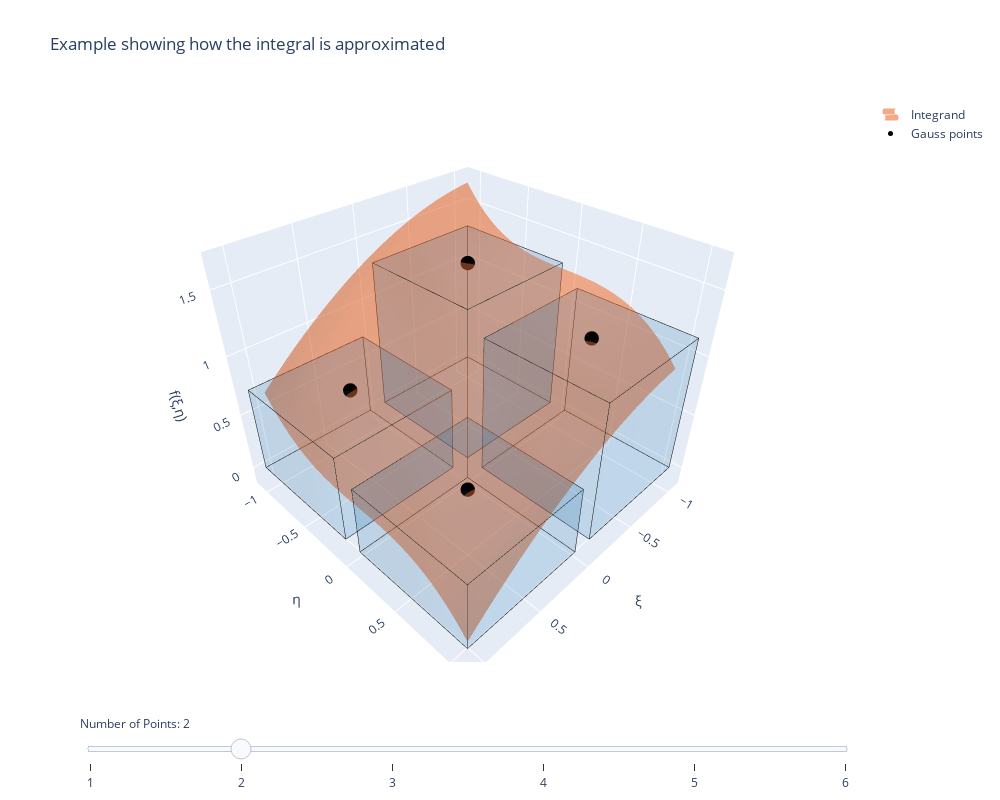

Write notebook code for a chart like this one.
### Code cell
import numpy as np
import plotly.graph_objects as go

# Integrand
def f_func(x, y):
    return 1 - (0.5*x + 0.2*x**2 + 0.4*y**3)

# Domain
a, b = -1, 1

# Surface grid
N_SURF = 40
x_grid = np.linspace(a, b, N_SURF)
y_grid = np.linspace(a, b, N_SURF)
X_surf, Y_surf = np.meshgrid(x_grid, y_grid)

# Adjustable block transparency
block_opacity = .1

# Build cuboid mesh, Gauss points, and edges
def build_mesh(n, func):
    nodes_ref, weights_ref = np.polynomial.legendre.leggauss(n)
    nodes = 0.5*(b-a)*nodes_ref + 0.5*(b+a)
    weights = 0.5*(b-a)*weights_ref
    xs, ys = nodes, nodes
    heights = np.array([[func(xi, yj) for xi in xs] for yj in ys])
    vx, vy, vz = [], [], []
    i_list, j_list, k_list = [], [], []
    edge_x, edge_y, edge_z = [], [], []
    vertex_count = 0
    for ix in range(n):
        wx = weights[ix]; x0,x1 = xs[ix]-wx/2, xs[ix]+wx/2
        for iy in range(n):
            wy = weights[iy]; y0,y1 = ys[iy]-wy/2, ys[iy]+wy/2
            h = heights[iy, ix]
            base = vertex_count
            verts = [(x0,y0,0),(x1,y0,0),(x1,y1,0),(x0,y1,0),
                     (x0,y0,h),(x1,y0,h),(x1,y1,h),(x0,y1,h)]
            for xx,yy,zz in verts:
                vx.append(xx); vy.append(yy); vz.append(zz)
            faces = [(0,1,2),(0,2,3),(4,5,6),(4,6,7),
                     (0,1,5),(0,5,4),(1,2,6),(1,6,5),
                     (2,3,7),(2,7,6),(3,0,4),(3,4,7)]
            for p,q,r in faces:
                i_list.append(base+p); j_list.append(base+q); k_list.append(base+r)
            edges = [(0,1),(1,2),(2,3),(3,0),(4,5),(5,6),(6,7),(7,4),(0,4),(1,5),(2,6),(3,7)]
            for p,q in edges:
                xs0, ys0, zs0 = verts[p]; xs1, ys1, zs1 = verts[q]
                edge_x += [xs0,xs1,None]; edge_y += [ys0,ys1,None]; edge_z += [zs0,zs1,None]
            vertex_count += 8
    # Gauss points on surface
    x_points = np.repeat(xs, n)
    y_points = np.tile(ys, n)
    z_points = [func(xi, yj) for xi in xs for yj in ys]
    return vx, vy, vz, i_list, j_list, k_list, x_points, y_points, z_points, edge_x, edge_y, edge_z

surface_color = '#d62728'
surface_color = "#e6550d"
# surface_color = "#1f77b4"
# Precompute frames for n = 1..6
n_max = 6
frames = []
for n in range(1, n_max+1):
    vx, vy, vz, i_l, j_l, k_l, x_pts, y_pts, z_pts, ex, ey, ez = build_mesh(n, f_func)
    frames.append(go.Frame(
        name=str(n),
        data=[
            go.Surface(x=X_surf, y=Y_surf, z=f_func(X_surf,Y_surf),
                       surfacecolor=np.ones_like(X_surf),
                    #    colorscale=[[0,'rgb(200,200,200)'],[1,'rgb(200,200,200)']],
                       colorscale=[[0,surface_color],[1,surface_color]],
                       showscale=False, name='Integrand'),
            go.Mesh3d(x=vx, y=vy, z=vz, i=i_l, j=j_l, k=k_l,
                      color='#1f77b4', opacity=block_opacity, name='Blocks'),
            go.Scatter3d(x=x_pts, y=y_pts, z=z_pts,
                         mode='markers', marker=dict(color='black', size=5),
                         name='Gauss points'),
            go.Scatter3d(x=ex, y=ey, z=ez,
                         mode='lines', line=dict(color='black', width=1),
                         name='Edges', showlegend=False)
        ],
        layout=go.Layout(title_text=f'exact integral = {56/15:.4f}, n={n}')
    ))

# Initial state (n=2)
init_n = 2
vx, vy, vz, i_l, j_l, k_l, x_pts, y_pts, z_pts, ex, ey, ez = build_mesh(init_n, f_func)
fig = go.Figure(
    data=[
        go.Surface(x=X_surf, y=Y_surf, z=f_func(X_surf,Y_surf),
                   surfacecolor=np.ones_like(X_surf),
                #    colorscale=[[0,'rgb(200,200,200)'],[1,'rgb(200,200,200)']],
                   colorscale=[[0,surface_color],[1,surface_color]],
                   showscale=False, name='Integrand', showlegend=True, opacity=0.5),
        go.Mesh3d(x=vx, y=vy, z=vz, i=i_l, j=j_l, k=k_l,
                  color='#1f77b4', opacity=block_opacity, name='Blocks'),
        go.Scatter3d(x=x_pts, y=y_pts, z=z_pts,
                     mode='markers', marker=dict(color='black', size=5),
                     name='Gauss points'),
        go.Scatter3d(x=ex, y=ey, z=ez,
                     mode='lines', line=dict(color='black', width=1),
                     name='Edges', showlegend=False)
    ],
    frames=frames
)

# Slider
steps = []
for n in range(1, n_max+1):
    steps.append(dict(method='animate',
                      args=[[str(n)], dict(mode='immediate', frame=dict(duration=0, redraw=True), transition=dict(duration=0))],
                      label=str(n)))
sliders = [dict(active=init_n-1, pad={'t':50}, currentvalue={'prefix':'Number of Points: '}, steps=steps)]

fig.update_layout(
    # title=f'exact integral = {56/15:.4f}, n={init_n}',
    title=f'Example showing how the integral is approximated',
    scene=dict(xaxis_title='ξ', yaxis_title='η', zaxis_title='f(ξ,η)'),
    sliders=sliders,
    width=1000, height=800)

fig.show()

### Figure 1 — Plotly figure (JSON) as saved in the notebook; plotly's stock layout.template omitted (floating-point values rounded to 4 significant figures; data arrays with more than 128 entries replaced by an {"elided": "..."} marker saying what was removed)
{"data": [{"colorscale": [[0, "#e6550d"], [1, "#e6550d"]], "name": "Integrand", "opacity": 0.5, "showlegend": true, "showscale": false, "surfacecolor": {"elided": "40x40 int values"}, "type": "surface", "x": {"elided": "40x40 float values"}, "y": {"elided": "40x40 float values"}, "z": {"elided": "40x40 float values"}}, {"color": "#1f77b4", "i": [0, 0, 4, 4, 0, 0, 1, 1, 2, 2, 3, 3, 8, 8, 12, 12, 8, 8, 9, 9, 10, 10, 11, 11, 16, 16, 20, 20, 16, 16, 17, 17, 18, 18, 19, 19, 24, 24, 28, 28, 24, 24, 25, 25, 26, 26, 27, 27], "j": [1, 2, 5, 6, 1, 5, 2, 6, 3, 7, 0, 4, 9, 10, 13, 14, 9, 13, 10, 14, 11, 15, 8, 12, 17, 18, 21, 22, 17, 21, 18, 22, 19, 23, 16, 20, 25, 26, 29, 30, 25, 29, 26, 30, 27, 31, 24, 28], "k": [2, 3, 6, 7, 5, 4, 6, 5, 7, 6, 4, 7, 10, 11, 14, 15, 13, 12, 14, 13, 15, 14, 12, 15, 18, 19, 22, 23, 21, 20, 22, 21, 23, 22, 20, 23, 26, 27, 30, 31, 29, 28, 30, 29, 31, 30, 28, 31], "name": "Blocks", "opacity": 0.1, "type": "mesh3d", "x": [-1.077, -0.07735, -0.07735, -1.077, -1.077, -0.07735, -0.07735, -1.077, -1.077, -0.07735, -0.07735, -1.077, -1.077, -0.07735, -0.07735, -1.077, 0.07735, 1.077, 1.077, 0.07735, 0.07735, 1.077, 1.077, 0.07735, 0.07735, 1.077, 1.077, 0.07735, 0.07735, 1.077, 1.077, 0.07735], "y": [-1.077, -1.077, -0.07735, -0.07735, -1.077, -1.077, -0.07735, -0.07735, 0.07735, 0.07735, 1.077, 1.077, 0.07735, 0.07735, 1.077, 1.077, -1.077, -1.077, -0.07735, -0.07735, -1.077, -1.077, -0.07735, -0.07735, 0.07735, 0.07735, 1.077, 1.077, 0.07735, 0.07735, 1.077, 1.077], "z": [0, 0, 0, 0, 1.299, 1.299, 1.299, 1.299, 0, 0, 0, 0, 1.145, 1.145, 1.145, 1.145, 0, 0, 0, 0, 0.7216, 0.7216, 0.7216, 0.7216, 0, 0, 0, 0, 0.5677, 0.5677, 0.5677, 0.5677]}, {"marker": {"color": "black", "size": 5}, "mode": "markers", "name": "Gauss points", "type": "scatter3d", "x": [-0.5774, -0.5774, 0.5774, 0.5774], "y": [-0.5774, 0.5774, -0.5774, 0.5774], "z": [1.299, 1.145, 0.7216, 0.5677]}, {"line": {"color": "black", "width": 1}, "mode": "lines", "name": "Edges", "showlegend": false, "type": "scatter3d", "x": {"elided": "144 float values"}, "y": {"elided": "144 float values"}, "z": {"elided": "144 float values"}}], "layout": {"height": 800, "scene": {"xaxis": {"title": {"text": "ξ"}}, "yaxis": {"title": {"text": "η"}}, "zaxis": {"title": {"text": "f(ξ,η)"}}}, "sliders": [{"active": 1, "currentvalue": {"prefix": "Number of Points: "}, "pad": {"t": 50}, "steps": [{"args": [["1"], {"frame": {"duration": 0, "redraw": true}, "mode": "immediate", "transition": {"duration": 0}}], "label": "1", "method": "animate"}, {"args": [["2"], {"frame": {"duration": 0, "redraw": true}, "mode": "immediate", "transition": {"duration": 0}}], "label": "2", "method": "animate"}, {"args": [["3"], {"frame": {"duration": 0, "redraw": true}, "mode": "immediate", "transition": {"duration": 0}}], "label": "3", "method": "animate"}, {"args": [["4"], {"frame": {"duration": 0, "redraw": true}, "mode": "immediate", "transition": {"duration": 0}}], "label": "4", "method": "animate"}, {"args": [["5"], {"frame": {"duration": 0, "redraw": true}, "mode": "immediate", "transition": {"duration": 0}}], "label": "5", "method": "animate"}, {"args": [["6"], {"frame": {"duration": 0, "redraw": true}, "mode": "immediate", "transition": {"duration": 0}}], "label": "6", "method": "animate"}]}], "title": {"text": "Example showing how the integral is approximated"}, "width": 1000}}
